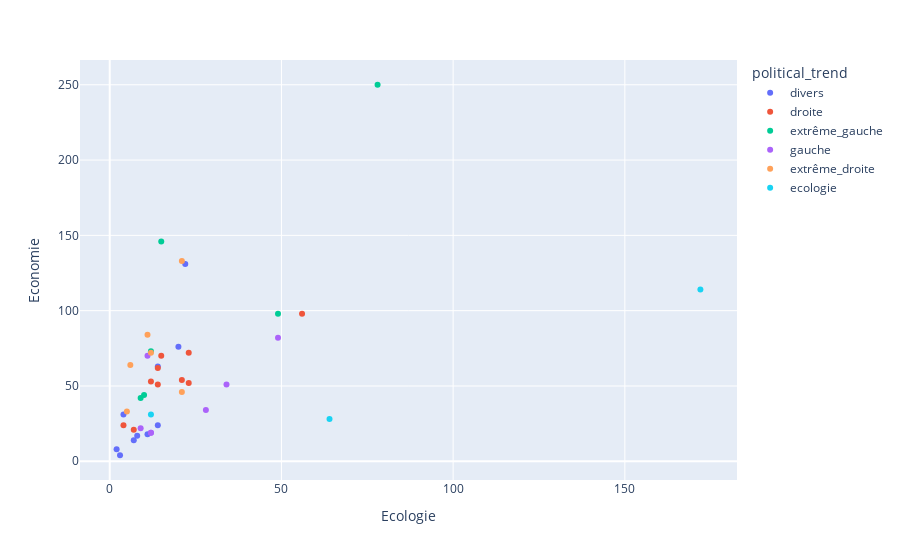

Notebook code for this chart:
### Code cell
score_for_two_given_themes(first_theme="Ecologie", second_theme="Economie")

### Figure 1 — Plotly figure (JSON) as saved in the notebook; plotly's stock layout.template omitted (floating-point values rounded to 4 significant figures)
{"data": [{"customdata": [["Luc Laforets"], ["Alex Langlois"], ["Fabrice Grimal"], ["Clara Egger"], ["François Asselineau"], ["Marie Cau"], ["Georges Kuzmanovic"], ["Jean Lassale"], ["Martin Rocca"], ["Gilles Lazzarini"]], "hovertemplate": "political_trend=divers<br>Ecologie=%{x}<br>Economie=%{y}<br>name=%{customdata[0]}<extra></extra>", "legendgroup": "divers", "marker": {"color": "#636efa", "symbol": "circle"}, "mode": "markers", "name": "divers", "orientation": "v", "showlegend": true, "type": "scatter", "x": [8, 11, 4, 3, 22, 7, 20, 14, 2, 14], "xaxis": "x", "y": [17, 18, 31, 4, 131, 14, 76, 63, 8, 24], "yaxis": "y"}, {"customdata": [["Emmanuel Macron"], ["Édouard Philippe"], ["Régis Ollivier"], ["Philippe Juvin"], ["Jacline Mouraud"], ["Denis Payre"], ["Michel Barnier"], ["Eric Ciotti"], ["Valérie Pécresse"], ["Xavier Bertrand"]], "hovertemplate": "political_trend=droite<br>Ecologie=%{x}<br>Economie=%{y}<br>name=%{customdata[0]}<extra></extra>", "legendgroup": "droite", "marker": {"color": "#EF553B", "symbol": "circle"}, "mode": "markers", "name": "droite", "orientation": "v", "showlegend": true, "type": "scatter", "x": [56, 12, 7, 14, 4, 14, 23, 15, 23, 21], "xaxis": "x", "y": [98, 53, 21, 62, 24, 51, 52, 70, 72, 54], "yaxis": "y"}, {"customdata": [["Anasse Kazib"], ["Philippe Poutou"], ["Gerard Filoche"], ["Jean-Luc Mélenchon"], ["Nathalie Arthaud"], ["Fabien Roussel"]], "hovertemplate": "political_trend=extrême_gauche<br>Ecologie=%{x}<br>Economie=%{y}<br>name=%{customdata[0]}<extra></extra>", "legendgroup": "extrême_gauche", "marker": {"color": "#00cc96", "symbol": "circle"}, "mode": "markers", "name": "extrême_gauche", "orientation": "v", "showlegend": true, "type": "scatter", "x": [10, 9, 15, 78, 12, 49], "xaxis": "x", "y": [44, 42, 146, 250, 73, 98], "yaxis": "y"}, {"customdata": [["Charlotte Marchandise"], ["Anna Agueb-Porterie"], ["Pierre Larrouturou"], ["Anne Hidalgo"], ["Philippe Mazuel"], ["Arnaud Montebourg"], ["Stéphane Le Foll"]], "hovertemplate": "political_trend=gauche<br>Ecologie=%{x}<br>Economie=%{y}<br>name=%{customdata[0]}<extra></extra>", "legendgroup": "gauche", "marker": {"color": "#ab63fa", "symbol": "circle"}, "mode": "markers", "name": "gauche", "orientation": "v", "showlegend": true, "type": "scatter", "x": [28, 12, 49, 34, 12, 11, 9], "xaxis": "x", "y": [34, 19, 82, 51, 19, 70, 22], "yaxis": "y"}, {"customdata": [["Eric Zemmour"], ["Nicolas Dupont-Aignan"], ["Jean-Frédéric Poisson"], ["Florian Philippot"], ["Marine Le Pen"], ["Antoine Martinez"]], "hovertemplate": "political_trend=extrême_droite<br>Ecologie=%{x}<br>Economie=%{y}<br>name=%{customdata[0]}<extra></extra>", "legendgroup": "extrême_droite", "marker": {"color": "#FFA15A", "symbol": "circle"}, "mode": "markers", "name": "extrême_droite", "orientation": "v", "showlegend": true, "type": "scatter", "x": [12, 11, 21, 6, 21, 5], "xaxis": "x", "y": [72, 84, 46, 64, 133, 33], "yaxis": "y"}, {"customdata": [["Yannick Jadot"], ["Hélène Thouy"], ["Antoine Waechter"]], "hovertemplate": "political_trend=ecologie<br>Ecologie=%{x}<br>Economie=%{y}<br>name=%{customdata[0]}<extra></extra>", "legendgroup": "ecologie", "marker": {"color": "#19d3f3", "symbol": "circle"}, "mode": "markers", "name": "ecologie", "orientation": "v", "showlegend": true, "type": "scatter", "x": [172, 12, 64], "xaxis": "x", "y": [114, 31, 28], "yaxis": "y"}], "layout": {"legend": {"title": {"text": "political_trend"}, "tracegroupgap": 0}, "margin": {"t": 60}, "xaxis": {"anchor": "y", "domain": [0, 1], "title": {"text": "Ecologie"}}, "yaxis": {"anchor": "x", "domain": [0, 1], "title": {"text": "Economie"}}}}
